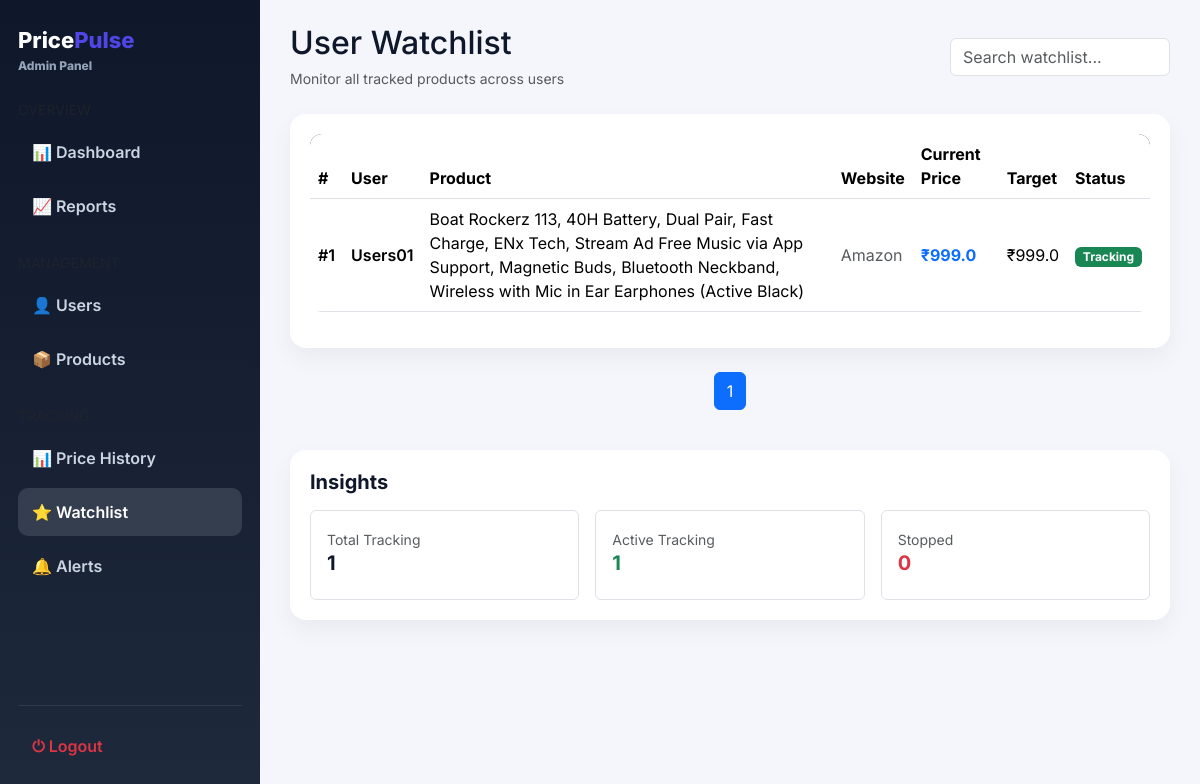
Screenshot of /admin/watchlist (signed in) with the database file from the repository.
### app/models/tracked_product.py (models this page shows, shortened)
class TrackedProduct(db.Model):
    __tablename__ = "tracked_products"
    __table_args__ = (
        db.UniqueConstraint(
            "user_id",
            "product_id",
            name="unique_user_product"
        ),
    )
    id = db.Column(db.Integer, primary_key=True)
    user_id = db.Column(
        db.Integer,
        db.ForeignKey("users.id"),
        nullable=False,
        index=True
    )
    product_id = db.Column(
        db.Integer,
        db.ForeignKey("products.id"),
        nullable=False,
        index=True
    )
    product_name = db.Column(db.String(300), nullable=False)
    website = db.Column(db.String(100), nullable=False)
    price = db.Column(db.Float, default=0)
    old_price = db.Column(db.Float, nullable=True)
    target_price = db.Column(db.Float, default=0)
    product_url = db.Column(db.String(1000), nullable=False)
    is_active = db.Column(db.Boolean, default=True, nullable=False)
    alert_sent = db.Column(db.Boolean, default=False)
    last_alert_sent = db.Column(db.DateTime, nullable=True)
    last_checked = db.Column(
        db.DateTime,
        default=lambda: datetime.now(timezone.utc),
        index=True
    )
    created_at = db.Column(
        db.DateTime,
        default=lambda: datetime.now(timezone.utc)
    )
    updated_at = db.Column(
        db.DateTime,
        default=lambda: datetime.now(timezone.utc),
        onupdate=lambda: datetime.now(timezone.utc)
    )
    user = db.relationship(
        "User",
        backref=db.backref("tracked_products", lazy=True)
    )
    product = db.relationship(
        "Product"
    )

### app/models/user.py (models this page shows)
class User(db.Model, UserMixin):
    __tablename__ = "users"
    id = db.Column(db.Integer, primary_key=True)
    username = db.Column(db.String(100), unique=True, nullable=False)
    email = db.Column(db.String(150), unique=True, nullable=False)
    password = db.Column(db.String(255), nullable=False)
    role = db.Column(db.String(20), default="user")
    is_active = db.Column(db.Boolean, default=True)
    products = db.relationship("Product", backref="user", lazy=True)

### app/routes/admin.py (the view)
@admin_bp.route("/watchlist")
@login_required
def watchlist():
    if not admin_required():
        return redirect(url_for("web.dashboard"))
    page = request.args.get("page", 1, type=int)
    watchlist = TrackedProduct.query.order_by(
        TrackedProduct.id.desc()
    ).paginate(
        page=page,
        per_page=10,
        error_out=False
    )
    return render_template("admin/watchlist.html", watchlist=watchlist)

### app/extensions.py (called while the page is built)
@login_manager.user_loader
def load_user(user_id):
    from app.extensions import db
    from app.models.user import User
    return db.session.get(User, int(user_id))

### app/routes/admin.py (called while the page is built)
def is_admin():
    return (
        current_user.is_authenticated and
        hasattr(current_user, "role") and
        current_user.role == "admin"
    )

def admin_required():
    if not is_admin():
        flash("Access denied. Admin only.", "danger")
        return False
    return True

### app/templates/admin/watchlist.html (shortened to what this page needs)
{% extends "admin/base_admin.html" %}
{% block content %}
<div class="d-flex justify-content-between align-items-center mb-4 flex-wrap gap-2">
    <div>
        <h2 class="page-title mb-1">User Watchlist</h2>
        <small class="text-muted">Monitor all tracked products across users</small>
    </div>
    <input type="text" id="watchSearch" class="form-control"
           placeholder="Search watchlist..."
           style="max-width:220px;">
</div>
<div class="card-box">
    {% if watchlist.items %}
    <div class="table-responsive">
        <table class="table table-hover align-middle" id="watchTable">
            <thead>
                <tr>
                    <th>#</th>
                    <th>User</th>
                    <th>Product</th>
                    <th>Website</th>
                    <th>Current Price</th>
                    <th>Target</th>
                    <th>Status</th>
                </tr>
            </thead>
            <tbody>
            {% for item in watchlist.items %}
            <tr>
                <td class="fw-semibold">
                    #{{ loop.index + ((watchlist.page - 1) * watchlist.per_page) }}
                </td>
                <td class="fw-semibold">
                    {{ item.user.username }}
                </td>
                <td>
                    {{ item.product_name }}
                </td>
                <td class="text-muted">
                    {{ item.website }}
                </td>
                <td class="fw-bold text-primary">
                    ₹{{ item.price if item.price else "-" }}
                </td>
                <td>
                    ₹{{ item.target_price if item.target_price else "-" }}
                </td>
                <td>
                    {% if item.is_active %}
                        <span class="badge bg-success">Tracking</span>
                    {% else %}
                        <span class="badge bg-secondary">Stopped</span>
                    {% endif %}
                </td>
            </tr>
            {% endfor %}
            </tbody>
        </table>
    </div>
    {% endif %}
</div>
<div class="d-flex justify-content-center mt-4">
<nav>
<ul class="pagination">
{% for p in watchlist.iter_pages() %}
    {% if p %}
    <li class="page-item {% if p == watchlist.page %}active{% endif %}">
        <a class="page-link" href="{{ url_for('admin.watchlist', page=p) }}">{{ p }}</a>
    </li>
    {% else %}
    <li class="page-item disabled"><span class="page-link">...</span></li>
    {% endif %}
{% endfor %}
</ul>
</nav>
</div>
<div class="card-box mt-4">
    <h5 class="fw-bold mb-3">Insights</h5>
    <div class="row g-3">
        <div class="col-md-4">
            <div class="p-3 border rounded">
                <small class="text-muted">Total Tracking</small>
                <h5 class="fw-bold">{{ watchlist.total }}</h5>
            </div>
        </div>
        <div class="col-md-4">
            <div class="p-3 border rounded">
                <small class="text-muted">Active Tracking</small>
                <h5 class="fw-bold text-success">
                    {{ watchlist.items | selectattr("is_active") | list | length }}
                </h5>
            </div>
        </div>
        <div class="col-md-4">
            <div class="p-3 border rounded">
                <small class="text-muted">Stopped</small>
                <h5 class="fw-bold text-danger">
                    {{ watchlist.items | rejectattr("is_active") | list | length }}
                </h5>
            </div>
        </div>
    </div>
</div>
{% endblock %}

### app/templates/admin/base_admin.html (style rules this page uses)
:root { --bg:#f4f6fb; --card:#ffffff; --primary:#4f46e5; --sidebar:#0f172a; --sidebar-light:#1e293b; --text:#0f172a; --muted:#64748b; --border:#e5e7eb; --radius:16px; }
body { margin:0; font-family:'Inter',sans-serif; background:var(--bg); color:var(--text); }
.card-box { background:var(--card); padding:20px; border-radius:var(--radius); box-shadow:0 10px 25px rgba(0,0,0,.05); transition:.2s; }
.table { background:white; border-radius:12px; overflow:hidden; }
.table thead { background:#0f172a; color:white; }

### rows the page displays
TrackedProduct: user.username "Users01", product_name "Boat Rockerz 113, 40H Battery, Dual Pair, Fast Charge, ENx Tech, Stream Ad Free Music via App Support, Magnetic Buds, Bluetooth Neckband, Wireless with Mic in Ear Earphones (Active Black)", website "Amazon", price "999.0", target_price "999.0", is_active "Tracking"

### other values shown
{{ p }} "1"
{{ watchlist.total }} "1"
{{ watchlist.items | selectattr("is_active") | list | length }} "1"
{{ watchlist.items | rejectattr("is_active") | list | length }} "0"
